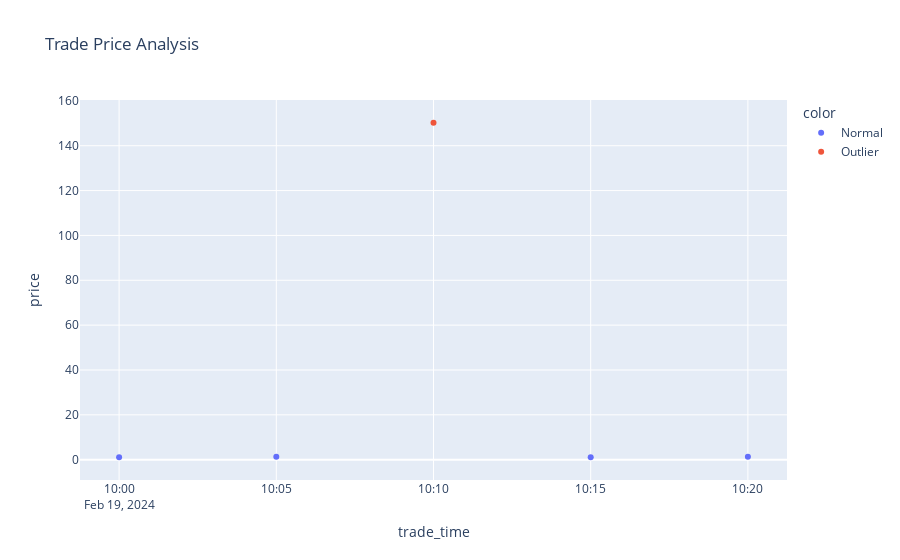

Write notebook code for a chart like this one.
### Code cell
def main():
    file_path = "fx_trades.csv"  # Update file path

    # Load and process data
    df = load_csv_data(file_path)
    
    # Store data in Neo4j
    store_trades_in_neo4j(driver, df)
    
    # Construct Graph
    create_graph_relationships(driver, df)
    
    # Detect outliers
    df = detect_outliers(df)
    
    # Mark outliers in Neo4j
    mark_outliers_in_neo4j(driver, df)
    visualize_trades(df)

    print("Stock Trade Outlier Analysis completed!")

if __name__ == "__main__":
    main()

### Figure 1 — Plotly figure (JSON) as saved in the notebook; plotly's stock layout.template omitted (floating-point values rounded to 4 significant figures)
{"data": [{"customdata": [[1, "EUR/USD", 100000], [2, "GBP/USD", 50000], [4, "EUR/USD", 75000], [5, "GBP/USD", 60000]], "hovertemplate": "color=Normal<br>trade_time=%{x}<br>price=%{y}<br>trade_id=%{customdata[0]}<br>currency_pair=%{customdata[1]}<br>volume=%{customdata[2]}<extra></extra>", "legendgroup": "Normal", "marker": {"color": "#636efa", "symbol": "circle"}, "mode": "markers", "name": "Normal", "orientation": "v", "showlegend": true, "type": "scatter", "x": ["2024-02-19 10:00:00", "2024-02-19 10:05:00", "2024-02-19 10:15:00", "2024-02-19 10:20:00"], "xaxis": "x", "y": [1.085, 1.265, 1.087, 1.264], "yaxis": "y"}, {"customdata": [[3, "USD/JPY", 200000]], "hovertemplate": "color=Outlier<br>trade_time=%{x}<br>price=%{y}<br>trade_id=%{customdata[0]}<br>currency_pair=%{customdata[1]}<br>volume=%{customdata[2]}<extra></extra>", "legendgroup": "Outlier", "marker": {"color": "#EF553B", "symbol": "circle"}, "mode": "markers", "name": "Outlier", "orientation": "v", "showlegend": true, "type": "scatter", "x": ["2024-02-19 10:10:00"], "xaxis": "x", "y": [150.2], "yaxis": "y"}], "layout": {"autosize": true, "legend": {"title": {"text": "color"}, "tracegroupgap": 0}, "title": {"text": "Trade Price Analysis"}, "xaxis": {"anchor": "y", "autorange": true, "domain": [0, 1], "range": ["2024-02-19 09:58:42.237", "2024-02-19 10:21:17.763"], "title": {"text": "trade_time"}, "type": "date"}, "yaxis": {"anchor": "x", "autorange": true, "domain": [0, 1], "range": [-11.22, 162.6], "title": {"text": "price"}, "type": "linear"}}}
